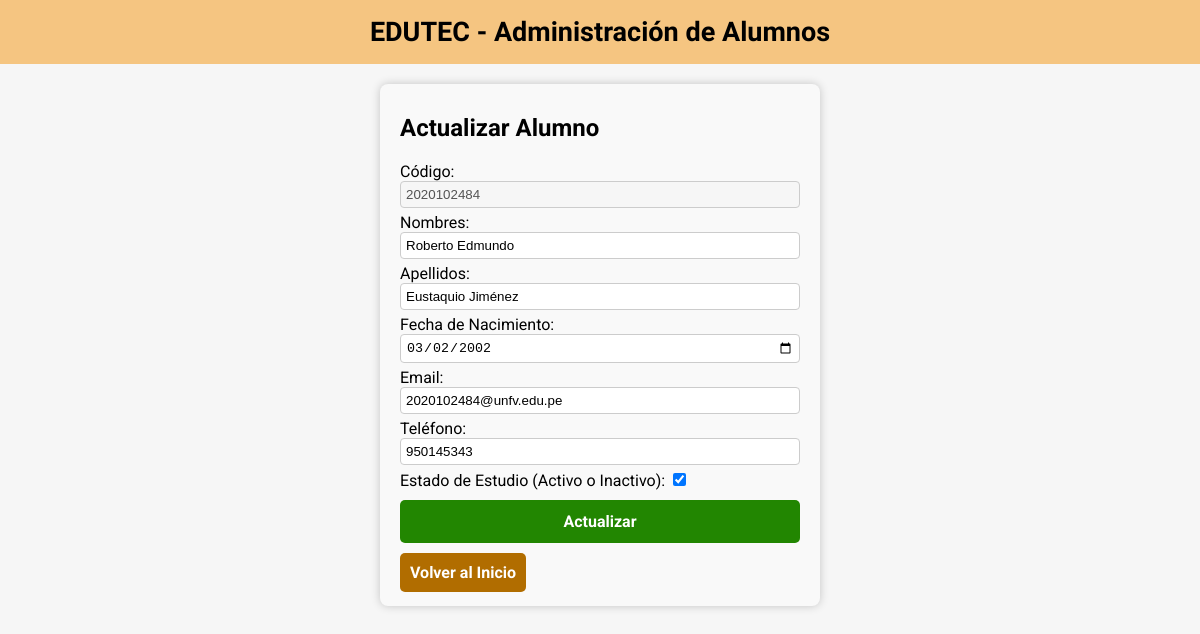
Page /editar/2020102484/ on the committed database.
### app/models.py (models this page shows, shortened)
class Alumno(models.Model):
    codigo = models.CharField(max_length=15, primary_key=True)
    nombres = models.CharField(max_length=50)
    apellidos = models.CharField(max_length=50)
    fecha_nacimiento = models.DateField()
    edad = models.IntegerField()
    email = models.EmailField()
    telefono = models.CharField(max_length=15)
    estado_estudio = models.BooleanField(default=True)
    class Meta:
        db_table = "alumno"

### app/views.py (the view)
# urls.py: path('editar/<str:codigo_alumno>/', views.editar, name='editar'),
def editar(request, codigo_alumno):
    alumno = Alumno.objects.get(codigo=codigo_alumno)
    if request.method == "POST":
        form = AlumnoForm(request.POST, instance=alumno)
        if form.is_valid():
            alumno = form.save(commit=False)
            alumno.edad = alumno.calcular_edad
            alumno.save()
            return redirect('listar')
    else:
        form = AlumnoForm(instance=alumno)
    contexto = {'form': form}
    return render(request, 'editar.html', contexto)

### app/templates/editar.html (shortened to what this page needs)
{% extends 'index.html' %}
{% block principal %}
<div class="alumno-container">
    <h2>Actualizar Alumno</h2>
    <form method="post">
        {{ form.as_table }}
        <button type="submit" class="btn btn-form">Actualizar</button>
    </form>
    <a href="{% url 'listar' %}" class="btn btn-inicio">Volver al Inicio</a>
</div>
{% endblock %}

### app/static/styles/style.css (style rules this page uses)
body { margin: 0px; background-color: #f6f6f6; }
.alumno-container { margin: 20px; padding: 10px 20px; background-color: #f9f9f9; border-radius: 8px; box-shadow: 0 0 10px rgba(0, 0, 0, 0.2); }
.btn { padding: 12px; color: #fff; font-weight: bold; border-radius: 5px; text-decoration: none; display: inline-block; position: relative; border-radius: 5px; background-repeat: no-repeat; transition: all 0.1s ease-in-out; z-index: 1; overflow: hidden; cursor: pointer; border: none; }
.btn::before { content: ""; width: 0; height: 100%; position: absolute; top: 0; left: 0; z-index: -1; transition: width 200ms ease-in-out; display: inline-block; }
.btn-form::before { background-color: #3faa0e; }
.btn-inicio::before { background-color: #c6910b; }
.btn-inicio { background-color: #b16d00; padding: 10px; border-radius: 5px; color: #ffffff; text-decoration: none; }
.btn-form { display: flex; justify-content: center; margin: 10px 0px; width: 100%; background-color: #228601; color: #ffffff; font-family: "Roboto", sans-serif; font-size: 16px; }
form { width: 400px; text-align: left; }
.input { width: 100%; padding: 5px; margin-bottom: 5px; border: 1px solid #ccc; border-radius: 4px; box-sizing: border-box; }

### rows in the picture
Alumno: codigo "2020102484", nombres "Roberto Edmundo", apellidos "Eustaquio Jiménez", fecha_nacimiento "03/02/2002", email "2020102484@unfv.edu.pe", telefono "950145343", estado_estudio "☑"
